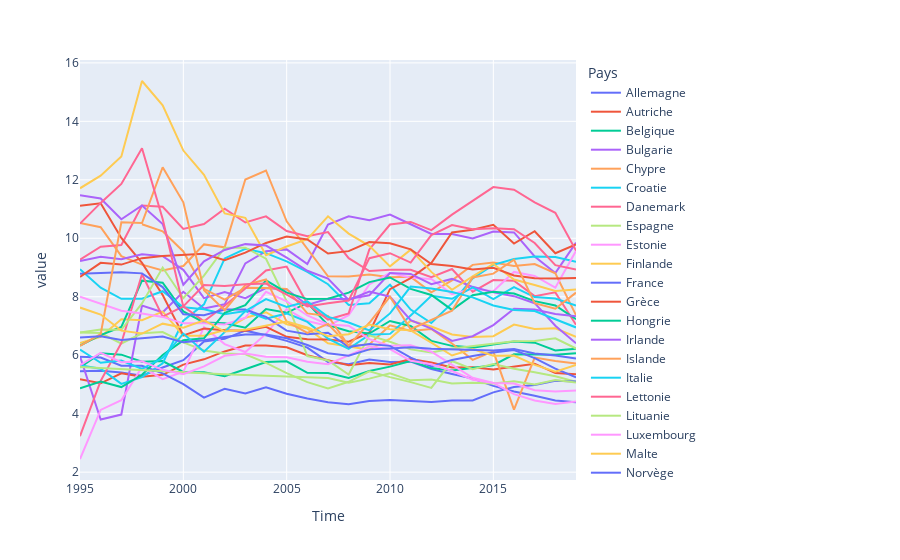

The notebook cell this image was saved under:
### Code cell
PC_TSCO_X_ISCO_clean_df_pivot.plot()

### Figure 1 — Plotly figure (JSON) as saved in the notebook; plotly's stock layout.template omitted (floating-point values rounded to 4 significant figures)
{"data": [{"hovertemplate": "Pays=Allemagne<br>Time=%{x}<br>value=%{y}<extra></extra>", "legendgroup": "Allemagne", "line": {"color": "#636efa", "dash": "solid"}, "marker": {"symbol": "circle"}, "mode": "lines", "name": "Allemagne", "orientation": "v", "showlegend": true, "type": "scatter", "x": [1995, 1996, 1997, 1998, 1999, 2000, 2001, 2002, 2003, 2004, 2005, 2006, 2007, 2008, 2009, 2010, 2011, 2012, 2013, 2014, 2015, 2016, 2017, 2018, 2019], "xaxis": "x", "y": [5.45, 5.47, 5.41, 5.3, 5.58, 5.83, 6.47, 6.56, 6.84, 6.68, 6.49, 6.26, 5.77, 5.69, 5.85, 5.77, 5.78, 5.53, 5.36, 5.2, 4.95, 4.76, 4.61, 4.45, 4.39], "yaxis": "y"}, {"hovertemplate": "Pays=Autriche<br>Time=%{x}<br>value=%{y}<extra></extra>", "legendgroup": "Autriche", "line": {"color": "#EF553B", "dash": "solid"}, "marker": {"symbol": "circle"}, "mode": "lines", "name": "Autriche", "orientation": "v", "showlegend": true, "type": "scatter", "x": [1995, 1996, 1997, 1998, 1999, 2000, 2001, 2002, 2003, 2004, 2005, 2006, 2007, 2008, 2009, 2010, 2011, 2012, 2013, 2014, 2015, 2016, 2017, 2018, 2019], "xaxis": "x", "y": [5.18, 5.04, 5.38, 5.26, 5.33, 5.68, 5.86, 6.13, 6.33, 6.33, 6.27, 6, 5.83, 5.66, 5.73, 5.68, 5.87, 5.75, 5.58, 5.59, 5.51, 5.61, 5.71, 5.39, 5.35], "yaxis": "y"}, {"hovertemplate": "Pays=Belgique<br>Time=%{x}<br>value=%{y}<extra></extra>", "legendgroup": "Belgique", "line": {"color": "#00cc96", "dash": "solid"}, "marker": {"symbol": "circle"}, "mode": "lines", "name": "Belgique", "orientation": "v", "showlegend": true, "type": "scatter", "x": [1995, 1996, 1997, 1998, 1999, 2000, 2001, 2002, 2003, 2004, 2005, 2006, 2007, 2008, 2009, 2010, 2011, 2012, 2013, 2014, 2015, 2016, 2017, 2018, 2019], "xaxis": "x", "y": [5.58, 6.07, 6.02, 5.78, 5.8, 5.43, 5.42, 5.28, 5.52, 5.77, 5.79, 5.4, 5.39, 5.22, 5.46, 5.61, 5.8, 5.56, 5.48, 5.57, 5.66, 6.03, 6.02, 6.02, 6.07], "yaxis": "y"}, {"hovertemplate": "Pays=Bulgarie<br>Time=%{x}<br>value=%{y}<extra></extra>", "legendgroup": "Bulgarie", "line": {"color": "#ab63fa", "dash": "solid"}, "marker": {"symbol": "circle"}, "mode": "lines", "name": "Bulgarie", "orientation": "v", "showlegend": true, "type": "scatter", "x": [1995, 1996, 1997, 1998, 1999, 2000, 2001, 2002, 2003, 2004, 2005, 2006, 2007, 2008, 2009, 2010, 2011, 2012, 2013, 2014, 2015, 2016, 2017, 2018, 2019], "xaxis": "x", "y": [5.96, 3.8, 3.97, 7.7, 7.47, 8.17, 7.6, 7.74, 9.14, 9.56, 9.62, 9.12, 10.47, 10.75, 10.62, 10.81, 10.48, 10.15, 10.15, 9.99, 10.23, 10.2, 9.38, 8.81, 9.85], "yaxis": "y"}, {"hovertemplate": "Pays=Chypre<br>Time=%{x}<br>value=%{y}<extra></extra>", "legendgroup": "Chypre", "line": {"color": "#FFA15A", "dash": "solid"}, "marker": {"symbol": "circle"}, "mode": "lines", "name": "Chypre", "orientation": "v", "showlegend": true, "type": "scatter", "x": [1995, 1996, 1997, 1998, 1999, 2000, 2001, 2002, 2003, 2004, 2005, 2006, 2007, 2008, 2009, 2010, 2011, 2012, 2013, 2014, 2015, 2016, 2017, 2018, 2019], "xaxis": "x", "y": [10.52, 10.38, 9.39, 9.1, 8.9, 9.05, 9.79, 9.69, 12.01, 12.32, 10.58, 9.63, 8.7, 8.69, 8.76, 8.67, 8.68, 8.15, 8.56, 9.09, 9.17, 9.05, 9.12, 8.8, 7.37], "yaxis": "y"}, {"hovertemplate": "Pays=Croatie<br>Time=%{x}<br>value=%{y}<extra></extra>", "legendgroup": "Croatie", "line": {"color": "#19d3f3", "dash": "solid"}, "marker": {"symbol": "circle"}, "mode": "lines", "name": "Croatie", "orientation": "v", "showlegend": true, "type": "scatter", "x": [1995, 1996, 1997, 1998, 1999, 2000, 2001, 2002, 2003, 2004, 2005, 2006, 2007, 2008, 2009, 2010, 2011, 2012, 2013, 2014, 2015, 2016, 2017, 2018, 2019], "xaxis": "x", "y": [5.66, 5.54, 5.02, 5.25, 5.72, 7.18, 7.74, 9.31, 9.64, 9.49, 9.21, 8.85, 8.43, 7.72, 7.78, 8.41, 7.56, 7.1, 7.78, 8.63, 9.09, 9.29, 9.38, 9.36, 9.2], "yaxis": "y"}, {"hovertemplate": "Pays=Danemark<br>Time=%{x}<br>value=%{y}<extra></extra>", "legendgroup": "Danemark", "line": {"color": "#FF6692", "dash": "solid"}, "marker": {"symbol": "circle"}, "mode": "lines", "name": "Danemark", "orientation": "v", "showlegend": true, "type": "scatter", "x": [1995, 1996, 1997, 1998, 1999, 2000, 2001, 2002, 2003, 2004, 2005, 2006, 2007, 2008, 2009, 2010, 2011, 2012, 2013, 2014, 2015, 2016, 2017, 2018, 2019], "xaxis": "x", "y": [9.27, 9.71, 9.77, 11.12, 11.08, 10.32, 10.49, 11.01, 10.54, 10.75, 10.25, 10.07, 10.21, 9.32, 8.88, 8.92, 8.92, 8.67, 8.95, 8.17, 8.57, 8.55, 8.02, 8.15, 7.04], "yaxis": "y"}, {"hovertemplate": "Pays=Espagne<br>Time=%{x}<br>value=%{y}<extra></extra>", "legendgroup": "Espagne", "line": {"color": "#B6E880", "dash": "solid"}, "marker": {"symbol": "circle"}, "mode": "lines", "name": "Espagne", "orientation": "v", "showlegend": true, "type": "scatter", "x": [1995, 1996, 1997, 1998, 1999, 2000, 2001, 2002, 2003, 2004, 2005, 2006, 2007, 2008, 2009, 2010, 2011, 2012, 2013, 2014, 2015, 2016, 2017, 2018, 2019], "xaxis": "x", "y": [6.78, 6.76, 6.4, 6.75, 6.79, 6.44, 6.16, 6.06, 6.03, 5.74, 5.39, 5.08, 4.86, 5.09, 5.45, 5.25, 5.08, 4.88, 5.8, 5.52, 5.7, 5.54, 5.42, 5.28, 5.09], "yaxis": "y"}, {"hovertemplate": "Pays=Estonie<br>Time=%{x}<br>value=%{y}<extra></extra>", "legendgroup": "Estonie", "line": {"color": "#FF97FF", "dash": "solid"}, "marker": {"symbol": "circle"}, "mode": "lines", "name": "Estonie", "orientation": "v", "showlegend": true, "type": "scatter", "x": [1995, 1996, 1997, 1998, 1999, 2000, 2001, 2002, 2003, 2004, 2005, 2006, 2007, 2008, 2009, 2010, 2011, 2012, 2013, 2014, 2015, 2016, 2017, 2018, 2019], "xaxis": "x", "y": [2.45, 4.13, 4.46, 5.6, 5.18, 5.44, 6.96, 6.38, 6.11, 6.73, 7.58, 7.17, 7, 7.37, 8.42, 8.82, 8.65, 8.61, 8.09, 8.27, 8.19, 8.85, 8.71, 8.31, 9.57], "yaxis": "y"}, {"hovertemplate": "Pays=Finlande<br>Time=%{x}<br>value=%{y}<extra></extra>", "legendgroup": "Finlande", "line": {"color": "#FECB52", "dash": "solid"}, "marker": {"symbol": "circle"}, "mode": "lines", "name": "Finlande", "orientation": "v", "showlegend": true, "type": "scatter", "x": [1995, 1996, 1997, 1998, 1999, 2000, 2001, 2002, 2003, 2004, 2005, 2006, 2007, 2008, 2009, 2010, 2011, 2012, 2013, 2014, 2015, 2016, 2017, 2018, 2019], "xaxis": "x", "y": [6.42, 6.63, 7.23, 7.2, 7.49, 6.67, 6.67, 6.86, 7.28, 7.47, 7.06, 6.91, 6.41, 6.3, 6.19, 6.57, 7.18, 6.98, 6.71, 6.62, 6.65, 7.05, 6.9, 6.92, 6.63], "yaxis": "y"}, {"hovertemplate": "Pays=France<br>Time=%{x}<br>value=%{y}<extra></extra>", "legendgroup": "France", "line": {"color": "#636efa", "dash": "solid"}, "marker": {"symbol": "circle"}, "mode": "lines", "name": "France", "orientation": "v", "showlegend": true, "type": "scatter", "x": [1995, 1996, 1997, 1998, 1999, 2000, 2001, 2002, 2003, 2004, 2005, 2006, 2007, 2008, 2009, 2010, 2011, 2012, 2013, 2014, 2015, 2016, 2017, 2018, 2019], "xaxis": "x", "y": [5.95, 5.92, 5.64, 5.64, 5.38, 5.01, 4.55, 4.85, 4.69, 4.9, 4.68, 4.52, 4.39, 4.32, 4.43, 4.47, 4.43, 4.4, 4.45, 4.45, 4.73, 4.91, 4.98, 5.13, 5.1], "yaxis": "y"}, {"hovertemplate": "Pays=Grèce<br>Time=%{x}<br>value=%{y}<extra></extra>", "legendgroup": "Grèce", "line": {"color": "#EF553B", "dash": "solid"}, "marker": {"symbol": "circle"}, "mode": "lines", "name": "Grèce", "orientation": "v", "showlegend": true, "type": "scatter", "x": [1995, 1996, 1997, 1998, 1999, 2000, 2001, 2002, 2003, 2004, 2005, 2006, 2007, 2008, 2009, 2010, 2011, 2012, 2013, 2014, 2015, 2016, 2017, 2018, 2019], "xaxis": "x", "y": [11.11, 11.2, 10.01, 9.16, 8.06, 6.68, 6.91, 6.85, 6.84, 6.97, 6.63, 6.55, 6.54, 6.46, 6.77, 8.26, 8.64, 9.15, 10.2, 10.29, 10.46, 9.82, 10.24, 9.49, 9.79], "yaxis": "y"}, {"hovertemplate": "Pays=Hongrie<br>Time=%{x}<br>value=%{y}<extra></extra>", "legendgroup": "Hongrie", "line": {"color": "#00cc96", "dash": "solid"}, "marker": {"symbol": "circle"}, "mode": "lines", "name": "Hongrie", "orientation": "v", "showlegend": true, "type": "scatter", "x": [1995, 1996, 1997, 1998, 1999, 2000, 2001, 2002, 2003, 2004, 2005, 2006, 2007, 2008, 2009, 2010, 2011, 2012, 2013, 2014, 2015, 2016, 2017, 2018, 2019], "xaxis": "x", "y": [6.33, 6.69, 6.97, 8.55, 8.48, 7.5, 7.12, 7.09, 6.94, 7.58, 7.45, 7.79, 7.03, 6.82, 6.74, 7.17, 7, 6.49, 6.32, 6.26, 6.37, 6.47, 6.43, 6.16, 6.22], "yaxis": "y"}, {"hovertemplate": "Pays=Irlande<br>Time=%{x}<br>value=%{y}<extra></extra>", "legendgroup": "Irlande", "line": {"color": "#ab63fa", "dash": "solid"}, "marker": {"symbol": "circle"}, "mode": "lines", "name": "Irlande", "orientation": "v", "showlegend": true, "type": "scatter", "x": [1995, 1996, 1997, 1998, 1999, 2000, 2001, 2002, 2003, 2004, 2005, 2006, 2007, 2008, 2009, 2010, 2011, 2012, 2013, 2014, 2015, 2016, 2017, 2018, 2019], "xaxis": "x", "y": [9.22, 9.37, 9.28, 9.45, 9.39, 8.92, 7.95, 8.16, 7.95, 8.3, 8.25, 7.72, 7.93, 7.92, 8.05, 8.81, 8.78, 8.43, 8.61, 8.34, 8.15, 8.02, 7.78, 7.01, 6.41], "yaxis": "y"}, {"hovertemplate": "Pays=Islande<br>Time=%{x}<br>value=%{y}<extra></extra>", "legendgroup": "Islande", "line": {"color": "#FFA15A", "dash": "solid"}, "marker": {"symbol": "circle"}, "mode": "lines", "name": "Islande", "orientation": "v", "showlegend": true, "type": "scatter", "x": [1995, 1996, 1997, 1998, 1999, 2000, 2001, 2002, 2003, 2004, 2005, 2006, 2007, 2008, 2009, 2010, 2011, 2012, 2013, 2014, 2015, 2016, 2017, 2018, 2019], "xaxis": "x", "y": [null, null, null, 10.48, 10.24, 9.55, 8.27, 7.9, 8.31, 8.3, 8.27, 7.43, 7.34, 6.32, 6.37, 7.02, 6.83, 6.9, 6.4, 5.84, 6.13, 4.14, 5.92, 5.8, 5.72], "yaxis": "y"}, {"hovertemplate": "Pays=Italie<br>Time=%{x}<br>value=%{y}<extra></extra>", "legendgroup": "Italie", "line": {"color": "#19d3f3", "dash": "solid"}, "marker": {"symbol": "circle"}, "mode": "lines", "name": "Italie", "orientation": "v", "showlegend": true, "type": "scatter", "x": [1995, 1996, 1997, 1998, 1999, 2000, 2001, 2002, 2003, 2004, 2005, 2006, 2007, 2008, 2009, 2010, 2011, 2012, 2013, 2014, 2015, 2016, 2017, 2018, 2019], "xaxis": "x", "y": [8.94, 8.31, 7.93, 7.93, 8.19, 7.64, 7.57, 7.4, 7.51, 7.25, 7.43, 7.14, 6.57, 6.22, 6.7, 6.73, 7.36, 8.03, 7.93, 8.32, 7.92, 8.33, 7.99, 7.94, 7.7], "yaxis": "y"}, {"hovertemplate": "Pays=Lettonie<br>Time=%{x}<br>value=%{y}<extra></extra>", "legendgroup": "Lettonie", "line": {"color": "#FF6692", "dash": "solid"}, "marker": {"symbol": "circle"}, "mode": "lines", "name": "Lettonie", "orientation": "v", "showlegend": true, "type": "scatter", "x": [1995, 1996, 1997, 1998, 1999, 2000, 2001, 2002, 2003, 2004, 2005, 2006, 2007, 2008, 2009, 2010, 2011, 2012, 2013, 2014, 2015, 2016, 2017, 2018, 2019], "xaxis": "x", "y": [3.23, 5.12, 6.42, 8.77, 7.32, 7.67, 7.16, 7.69, 8.28, 8.9, 9.03, 7.76, 7.22, 7.43, 9.62, 10.47, 10.56, 10.28, 10.81, 11.28, 11.75, 11.66, 11.23, 10.87, 9.58], "yaxis": "y"}, {"hovertemplate": "Pays=Lituanie<br>Time=%{x}<br>value=%{y}<extra></extra>", "legendgroup": "Lituanie", "line": {"color": "#B6E880", "dash": "solid"}, "marker": {"symbol": "circle"}, "mode": "lines", "name": "Lituanie", "orientation": "v", "showlegend": true, "type": "scatter", "x": [1995, 1996, 1997, 1998, 1999, 2000, 2001, 2002, 2003, 2004, 2005, 2006, 2007, 2008, 2009, 2010, 2011, 2012, 2013, 2014, 2015, 2016, 2017, 2018, 2019], "xaxis": "x", "y": [6.78, 6.88, 6.87, 7.77, 9, 7.95, 8.72, 9.68, 9.68, 9.3, 7.85, 5.97, 5.82, 5.34, 6.68, 6.46, 6.2, 6.09, 6.23, 6.31, 6.4, 6.48, 6.49, 6.58, 6.23], "yaxis": "y"}, {"hovertemplate": "Pays=Luxembourg<br>Time=%{x}<br>value=%{y}<extra></extra>", "legendgroup": "Luxembourg", "line": {"color": "#FF97FF", "dash": "solid"}, "marker": {"symbol": "circle"}, "mode": "lines", "name": "Luxembourg", "orientation": "v", "showlegend": true, "type": "scatter", "x": [1995, 1996, 1997, 1998, 1999, 2000, 2001, 2002, 2003, 2004, 2005, 2006, 2007, 2008, 2009, 2010, 2011, 2012, 2013, 2014, 2015, 2016, 2017, 2018, 2019], "xaxis": "x", "y": [8, 7.77, 7.52, 7.43, 7.31, 7.09, 7.09, 7.05, 7.28, 8.17, 7.84, 7.36, 7.05, 7.01, 6.55, 6.32, 6.34, 6.12, 5.66, 5.23, 5.05, 4.67, 4.45, 4.33, 4.42], "yaxis": "y"}, {"hovertemplate": "Pays=Malte<br>Time=%{x}<br>value=%{y}<extra></extra>", "legendgroup": "Malte", "line": {"color": "#FECB52", "dash": "solid"}, "marker": {"symbol": "circle"}, "mode": "lines", "name": "Malte", "orientation": "v", "showlegend": true, "type": "scatter", "x": [1995, 1996, 1997, 1998, 1999, 2000, 2001, 2002, 2003, 2004, 2005, 2006, 2007, 2008, 2009, 2010, 2011, 2012, 2013, 2014, 2015, 2016, 2017, 2018, 2019], "xaxis": "x", "y": [11.71, 12.14, 12.8, 15.38, 14.55, 13, 12.17, 10.85, 10.7, 9.42, 9.72, 9.97, 10.75, 10.16, 9.74, 9.04, 9.61, 8.85, 8.24, 8.7, 9.12, 8.59, 8.4, 8.2, 8.25], "yaxis": "y"}, {"hovertemplate": "Pays=Norvège<br>Time=%{x}<br>value=%{y}<extra></extra>", "legendgroup": "Norvège", "line": {"color": "#636efa", "dash": "solid"}, "marker": {"symbol": "circle"}, "mode": "lines", "name": "Norvège", "orientation": "v", "showlegend": true, "type": "scatter", "x": [1995, 1996, 1997, 1998, 1999, 2000, 2001, 2002, 2003, 2004, 2005, 2006, 2007, 2008, 2009, 2010, 2011, 2012, 2013, 2014, 2015, 2016, 2017, 2018, 2019], "xaxis": "x", "y": [8.79, 8.81, 8.84, 8.8, 8.33, 7.4, 7.37, 7.56, 7.56, 7.31, 6.84, 6.72, 6.77, 6.28, 6.38, 6.32, 5.92, 5.62, 5.84, 5.97, 6.09, 6.18, 5.9, 5.54, 5.24], "yaxis": "y"}, {"hovertemplate": "Pays=Pays-Bas<br>Time=%{x}<br>value=%{y}<extra></extra>", "legendgroup": "Pays-Bas", "line": {"color": "#EF553B", "dash": "solid"}, "marker": {"symbol": "circle"}, "mode": "lines", "name": "Pays-Bas", "orientation": "v", "showlegend": true, "type": "scatter", "x": [1995, 1996, 1997, 1998, 1999, 2000, 2001, 2002, 2003, 2004, 2005, 2006, 2007, 2008, 2009, 2010, 2011, 2012, 2013, 2014, 2015, 2016, 2017, 2018, 2019], "xaxis": "x", "y": [8.68, 9.16, 9.1, 9.32, 9.39, 9.42, 9.47, 9.25, 9.51, 9.84, 10.06, 9.96, 9.48, 9.56, 9.87, 9.83, 9.62, 9.12, 9.05, 8.93, 8.99, 8.73, 8.63, 8.62, 8.64], "yaxis": "y"}, {"hovertemplate": "Pays=Pologne<br>Time=%{x}<br>value=%{y}<extra></extra>", "legendgroup": "Pologne", "line": {"color": "#00cc96", "dash": "solid"}, "marker": {"symbol": "circle"}, "mode": "lines", "name": "Pologne", "orientation": "v", "showlegend": true, "type": "scatter", "x": [1995, 1996, 1997, 1998, 1999, 2000, 2001, 2002, 2003, 2004, 2005, 2006, 2007, 2008, 2009, 2010, 2011, 2012, 2013, 2014, 2015, 2016, 2017, 2018, 2019], "xaxis": "x", "y": [4.87, 5.1, 4.91, 5.33, 6.01, 6.51, 6.58, 7.45, 7.71, 8.56, 8.14, 7.92, 7.93, 8.14, 8.5, 8.66, 8.27, 8.06, 7.55, 8.05, 8.17, 8.11, 7.85, 7.7, 7.23], "yaxis": "y"}, {"hovertemplate": "Pays=Portugal<br>Time=%{x}<br>value=%{y}<extra></extra>", "legendgroup": "Portugal", "line": {"color": "#ab63fa", "dash": "solid"}, "marker": {"symbol": "circle"}, "mode": "lines", "name": "Portugal", "orientation": "v", "showlegend": true, "type": "scatter", "x": [1995, 1996, 1997, 1998, 1999, 2000, 2001, 2002, 2003, 2004, 2005, 2006, 2007, 2008, 2009, 2010, 2011, 2012, 2013, 2014, 2015, 2016, 2017, 2018, 2019], "xaxis": "x", "y": [11.47, 11.36, 10.65, 11.12, 10.49, 8.41, 9.21, 9.6, 9.8, 9.75, 9.34, 8.89, 8.62, 7.89, 8.18, 8, 7.2, 6.91, 6.49, 6.65, 7.03, 7.59, 7.56, 7.41, 7.33], "yaxis": "y"}, {"hovertemplate": "Pays=Roumanie<br>Time=%{x}<br>value=%{y}<extra></extra>", "legendgroup": "Roumanie", "line": {"color": "#FFA15A", "dash": "solid"}, "marker": {"symbol": "circle"}, "mode": "lines", "name": "Roumanie", "orientation": "v", "showlegend": true, "type": "scatter", "x": [1995, 1996, 1997, 1998, 1999, 2000, 2001, 2002, 2003, 2004, 2005, 2006, 2007, 2008, 2009, 2010, 2011, 2012, 2013, 2014, 2015, 2016, 2017, 2018, 2019], "xaxis": "x", "y": [6.32, 6.72, 10.55, 10.52, 12.43, 11.23, 8.22, 7.54, 8.4, 8.59, 7.15, 6.76, 7.07, 6.33, 7.11, 8, 6.89, 7.21, 7.52, 8.66, 8.79, 9.27, 7.78, 7.59, 8.14], "yaxis": "y"}, {"hovertemplate": "Pays=Slovaquie<br>Time=%{x}<br>value=%{y}<extra></extra>", "legendgroup": "Slovaquie", "line": {"color": "#19d3f3", "dash": "solid"}, "marker": {"symbol": "circle"}, "mode": "lines", "name": "Slovaquie", "orientation": "v", "showlegend": true, "type": "scatter", "x": [1995, 1996, 1997, 1998, 1999, 2000, 2001, 2002, 2003, 2004, 2005, 2006, 2007, 2008, 2009, 2010, 2011, 2012, 2013, 2014, 2015, 2016, 2017, 2018, 2019], "xaxis": "x", "y": [6.19, 5.74, 5.82, 5.53, 5.91, 6.74, 6.12, 6.79, 7.51, 7.92, 7.65, 7.84, 7.31, 7.12, 6.85, 7.43, 8.35, 8.28, 8.16, 7.98, 7.7, 7.55, 7.51, 7.24, 6.95], "yaxis": "y"}, {"hovertemplate": "Pays=Slovénie<br>Time=%{x}<br>value=%{y}<extra></extra>", "legendgroup": "Slovénie", "line": {"color": "#FF6692", "dash": "solid"}, "marker": {"symbol": "circle"}, "mode": "lines", "name": "Slovénie", "orientation": "v", "showlegend": true, "type": "scatter", "x": [1995, 1996, 1997, 1998, 1999, 2000, 2001, 2002, 2003, 2004, 2005, 2006, 2007, 2008, 2009, 2010, 2011, 2012, 2013, 2014, 2015, 2016, 2017, 2018, 2019], "xaxis": "x", "y": [10.5, 11.21, 11.86, 13.08, 10.66, 7.67, 8.4, 8.37, 8.43, 8.45, 8.07, 7.67, 7.78, 7.87, 9.32, 9.49, 9.17, 10.11, 10.45, 10.31, 10.34, 10.31, 9.84, 9.08, 8.93], "yaxis": "y"}, {"hovertemplate": "Pays=Suisse<br>Time=%{x}<br>value=%{y}<extra></extra>", "legendgroup": "Suisse", "line": {"color": "#B6E880", "dash": "solid"}, "marker": {"symbol": "circle"}, "mode": "lines", "name": "Suisse", "orientation": "v", "showlegend": true, "type": "scatter", "x": [1995, 1996, 1997, 1998, 1999, 2000, 2001, 2002, 2003, 2004, 2005, 2006, 2007, 2008, 2009, 2010, 2011, 2012, 2013, 2014, 2015, 2016, 2017, 2018, 2019], "xaxis": "x", "y": [5.6, 5.56, 5.52, 5.48, 5.45, 5.41, 5.38, 5.35, 5.32, 5.29, 5.27, 5.24, 5.22, 5.06, 5.2, 5.38, 5.14, 5.17, 5.03, 5.06, 5.03, 5.11, 5, 5.15, 5.07], "yaxis": "y"}, {"hovertemplate": "Pays=Suède<br>Time=%{x}<br>value=%{y}<extra></extra>", "legendgroup": "Suède", "line": {"color": "#FF97FF", "dash": "solid"}, "marker": {"symbol": "circle"}, "mode": "lines", "name": "Suède", "orientation": "v", "showlegend": true, "type": "scatter", "x": [1995, 1996, 1997, 1998, 1999, 2000, 2001, 2002, 2003, 2004, 2005, 2006, 2007, 2008, 2009, 2010, 2011, 2012, 2013, 2014, 2015, 2016, 2017, 2018, 2019], "xaxis": "x", "y": [5.66, 6.08, 5.76, 5.79, 5.5, 5.35, 5.62, 5.98, 6.06, 5.95, 5.93, 5.78, 5.69, 6, 6.3, 6.21, 5.81, 5.69, 5.46, 5.16, 5.05, 5.03, 4.8, 4.76, 4.79], "yaxis": "y"}, {"hovertemplate": "Pays=Tchéquie<br>Time=%{x}<br>value=%{y}<extra></extra>", "legendgroup": "Tchéquie", "line": {"color": "#FECB52", "dash": "solid"}, "marker": {"symbol": "circle"}, "mode": "lines", "name": "Tchéquie", "orientation": "v", "showlegend": true, "type": "scatter", "x": [1995, 1996, 1997, 1998, 1999, 2000, 2001, 2002, 2003, 2004, 2005, 2006, 2007, 2008, 2009, 2010, 2011, 2012, 2013, 2014, 2015, 2016, 2017, 2018, 2019], "xaxis": "x", "y": [7.63, 7.39, 6.84, 6.74, 7.08, 6.94, 7.19, 6.81, 6.87, 7.02, 7.15, 6.95, 6.65, 6.72, 7.05, 6.89, 6.85, 6.43, 5.99, 6.21, 5.98, 5.99, 5.67, 5.44, 5.67], "yaxis": "y"}, {"hovertemplate": "Pays=Union européenne - 27 pays (à partir de 2020)<br>Time=%{x}<br>value=%{y}<extra></extra>", "legendgroup": "Union européenne - 27 pays (à partir de 2020)", "line": {"color": "#636efa", "dash": "solid"}, "marker": {"symbol": "circle"}, "mode": "lines", "name": "Union européenne - 27 pays (à partir de 2020)", "orientation": "v", "showlegend": true, "type": "scatter", "x": [1995, 1996, 1997, 1998, 1999, 2000, 2001, 2002, 2003, 2004, 2005, 2006, 2007, 2008, 2009, 2010, 2011, 2012, 2013, 2014, 2015, 2016, 2017, 2018, 2019], "xaxis": "x", "y": [6.61, 6.65, 6.52, 6.57, 6.64, 6.44, 6.51, 6.62, 6.71, 6.71, 6.58, 6.35, 6.07, 5.98, 6.2, 6.23, 6.27, 6.22, 6.2, 6.2, 6.16, 6.21, 6.06, 5.99, 5.89], "yaxis": "y"}], "layout": {"legend": {"title": {"text": "Pays"}, "tracegroupgap": 0}, "margin": {"t": 60}, "xaxis": {"anchor": "y", "domain": [0, 1], "title": {"text": "Time"}}, "yaxis": {"anchor": "x", "domain": [0, 1], "title": {"text": "value"}}}}
